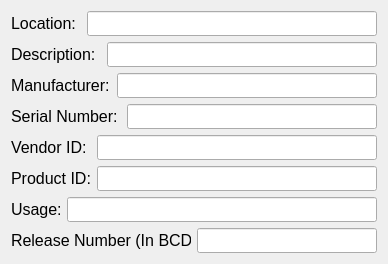
    <widget class="QWidget" name="">
     <property name="geometry">
      <rect>
       <x>290</x>
       <y>40</y>
       <width>370</width>
       <height>260</height>
      </rect>
     </property>
     <layout class="QVBoxLayout" name="verticalLayout_6">
      <item>
       <layout class="QHBoxLayout" name="horizontalLayout_15">
        <item>
         <widget class="QLabel" name="label_13">
          <property name="sizePolicy">
           <sizepolicy hsizetype="Fixed" vsizetype="Fixed">
            <horstretch>0</horstretch>
            <verstretch>0</verstretch>
           </sizepolicy>
          </property>
          <property name="minimumSize">
           <size>
            <width>70</width>
            <height>25</height>
           </size>
          </property>
          <property name="maximumSize">
           <size>
            <width>70</width>
            <height>25</height>
           </size>
          </property>
          <property name="baseSize">
           <size>
            <width>70</width>
            <height>25</height>
           </size>
          </property>
          <property name="font">
           <font>
            <pointsize>12</pointsize>
           </font>
          </property>
          <property name="text">
           <string>Location:</string>
          </property>
         </widget>
        </item>
        <item>
         <widget class="QLineEdit" name="locationLlineEdit">
          <property name="minimumSize">
           <size>
            <width>290</width>
            <height>25</height>
           </size>
          </property>
          <property name="maximumSize">
           <size>
            <width>290</width>
            <height>25</height>
           </size>
          </property>
          <property name="baseSize">
           <size>
            <width>290</width>
            <height>25</height>
           </size>
          </property>
          <property name="font">
           <font>
            <pointsize>10</pointsize>
           </font>
          </property>
          <property name="alignment">
           <set>Qt::AlignmentFlag::AlignRight|Qt::AlignmentFlag::AlignTrailing|Qt::AlignmentFlag::AlignVCenter</set>
          </property>
         </widget>
        </item>
       </layout>
      </item>
      <item>
       <layout class="QHBoxLayout" name="horizontalLayout_16">
        <item>
         <widget class="QLabel" name="label_14">
          <property name="sizePolicy">
           <sizepolicy hsizetype="Fixed" vsizetype="Fixed">
            <horstretch>0</horstretch>
            <verstretch>0</verstretch>
           </sizepolicy>
          </property>
          <property name="minimumSize">
           <size>
            <width>90</width>
            <height>25</height>
           </size>
          </property>
          <property name="maximumSize">
           <size>
            <width>90</width>
            <height>25</height>
           </size>
          </property>
          <property name="baseSize">
           <size>
            <width>90</width>
            <height>25</height>
           </size>
          </property>
          <property name="font">
           <font>
            <pointsize>12</pointsize>
           </font>
          </property>
          <property name="text">
           <string>Description:</string>
          </property>
         </widget>
        </item>
        <item>
         <widget class="QLineEdit" name="descriptionLineEdit">
          <property name="sizePolicy">
           <sizepolicy hsizetype="Fixed" vsizetype="Fixed">
            <horstretch>0</horstretch>
            <verstretch>0</verstretch>
           </sizepolicy>
          </property>
          <property name="minimumSize">
           <size>
            <width>270</width>
            <height>25</height>
           </size>
          </property>
          <property name="maximumSize">
           <size>
            <width>270</width>
            <height>25</height>
           </size>
          </property>
          <property name="baseSize">
           <size>
            <width>270</width>
            <height>25</height>
           </size>
          </property>
          <property name="font">
           <font>
            <pointsize>10</pointsize>
           </font>
          </property>
          <property name="alignment">
           <set>Qt::AlignmentFlag::AlignRight|Qt::AlignmentFlag::AlignTrailing|Qt::AlignmentFlag::AlignVCenter</set>
          </property>
         </widget>
        </item>
       </layout>
      </item>
      <item>
       <layout class="QHBoxLayout" name="horizontalLayout_17">
        <item>
         <widget class="QLabel" name="label_15">
          <property name="sizePolicy">
           <sizepolicy hsizetype="Fixed" vsizetype="Fixed">
            <horstretch>0</horstretch>
            <verstretch>0</verstretch>
           </sizepolicy>
          </property>
          <property name="minimumSize">
           <size>
            <width>100</width>
            <height>25</height>
           </size>
          </property>
          <property name="maximumSize">
           <size>
            <width>100</width>
            <height>25</height>
           </size>
          </property>
          <property name="baseSize">
           <size>
            <width>100</width>
            <height>25</height>
           </size>
          </property>
          <property name="font">
           <font>
            <pointsize>12</pointsize>
           </font>
          </property>
          <property name="text">
           <string>Manufacturer:</string>
          </property>
         </widget>
        </item>
        <item>
         <widget class="QLineEdit" name="manufactureLineEdit">
          <property name="sizePolicy">
           <sizepolicy hsizetype="Fixed" vsizetype="Fixed">
            <horstretch>0</horstretch>
            <verstretch>0</verstretch>
           </sizepolicy>
          </property>
          <property name="minimumSize">
           <size>
            <width>260</width>
            <height>25</height>
           </size>
          </property>
          <property name="maximumSize">
           <size>
            <width>260</width>
            <height>25</height>
           </size>
          </property>
          <property name="baseSize">
           <size>
            <width>260</width>
            <height>25</height>
           </size>
          </property>
          <property name="font">
           <font>
            <pointsize>10</pointsize>
           </font>
          </property>
          <property name="alignment">
           <set>Qt::AlignmentFlag::AlignRight|Qt::AlignmentFlag::AlignTrailing|Qt::AlignmentFlag::AlignVCenter</set>
          </property>
         </widget>
        </item>
       </layout>
      </item>
      <item>
       <layout class="QHBoxLayout" name="horizontalLayout_18">
        <item>
         <widget class="QLabel" name="label_16">
          <property name="sizePolicy">
           <sizepolicy hsizetype="Fixed" vsizetype="Fixed">
            <horstretch>0</horstretch>
            <verstretch>0</verstretch>
           </sizepolicy>
          </property>
          <property name="minimumSize">
           <size>
            <width>110</width>
            <height>25</height>
           </size>
          </property>
          <property name="maximumSize">
           <size>
            <width>110</width>
            <height>25</height>
           </size>
          </property>
          <property name="baseSize">
           <size>
            <width>110</width>
            <height>25</height>
           </size>
          </property>
          <property name="font">
           <font>
            <pointsize>12</pointsize>
           </font>
          </property>
          <property name="text">
           <string>Serial Number:</string>
          </property>
         </widget>
        </item>
        <item>
         <widget class="QLineEdit" name="serialNumLineEdit">
          <property name="sizePolicy">
           <sizepolicy hsizetype="Fixed" vsizetype="Fixed">
            <horstretch>0</horstretch>
            <verstretch>0</verstretch>
           </sizepolicy>
          </property>
          <property name="minimumSize">
           <size>
            <width>250</width>
            <height>25</height>
           </size>
          </property>
          <property name="maximumSize">
           <size>
            <width>250</width>
            <height>25</height>
           </size>
          </property>
          <property name="baseSize">
           <size>
            <width>250</width>
            <height>25</height>
           </size>
          </property>
          <property name="font">
           <font>
            <pointsize>10</pointsize>
           </font>
          </property>
          <property name="alignment">
           <set>Qt::AlignmentFlag::AlignRight|Qt::AlignmentFlag::AlignTrailing|Qt::AlignmentFlag::AlignVCenter</set>
          </property>
         </widget>
        </item>
       </layout>
      </item>
      <item>
       <layout class="QHBoxLayout" name="horizontalLayout_19">
        <item>
         <widget class="QLabel" name="label_17">
          <property name="sizePolicy">
           <sizepolicy hsizetype="Fixed" vsizetype="Fixed">
            <horstretch>0</horstretch>
            <verstretch>0</verstretch>
           </sizepolicy>
          </property>
          <property name="minimumSize">
           <size>
            <width>80</width>
            <height>25</height>
           </size>
          </property>
          <property name="maximumSize">
           <size>
            <width>80</width>
            <height>25</height>
           </size>
          </property>
          <property name="baseSize">
           <size>
            <width>80</width>
            <height>25</height>
           </size>
          </property>
          <property name="font">
           <font>
            <pointsize>12</pointsize>
           </font>
          </property>
          <property name="text">
           <string>Vendor ID:</string>
          </property>
         </widget>
        </item>
        <item>
         <widget class="QLineEdit" name="vendorIDLineEdit">
          <property name="sizePolicy">
           <sizepolicy hsizetype="Fixed" vsizetype="Fixed">
            <horstretch>0</horstretch>
            <verstretch>0</verstretch>
           </sizepolicy>
          </property>
          <property name="minimumSize">
           <size>
            <width>280</width>
            <height>25</height>
           </size>
          </property>
          <property name="maximumSize">
           <size>
            <width>280</width>
            <height>25</height>
           </size>
          </property>
          <property name="baseSize">
           <size>
            <width>280</width>
            <height>25</height>
           </size>
          </property>
          <property name="font">
           <font>
            <pointsize>10</pointsize>
           </font>
          </property>
          <property name="alignment">
           <set>Qt::AlignmentFlag::AlignRight|Qt::AlignmentFlag::AlignTrailing|Qt::AlignmentFlag::AlignVCenter</set>
          </property>
         </widget>
        </item>
       </layout>
      </item>
      <item>
       <layout class="QHBoxLayout" name="horizontalLayout_20">
        <item>
         <widget class="QLabel" name="label_18">
          <property name="sizePolicy">
           <sizepolicy hsizetype="Fixed" vsizetype="Fixed">
            <horstretch>0</horstretch>
            <verstretch>0</verstretch>
           </sizepolicy>
          </property>
          <property name="minimumSize">
           <size>
            <width>80</width>
            <height>25</height>
           </size>
          </property>
          <property name="maximumSize">
           <size>
            <width>80</width>
            <height>25</height>
           </size>
          </property>
          <property name="baseSize">
           <size>
            <width>80</width>
            <height>25</height>
           </size>
          </property>
          <property name="font">
           <font>
            <pointsize>12</pointsize>
           </font>
          </property>
          <property name="text">
           <string>Product ID:</string>
          </property>
         </widget>
        </item>
        <item>
         <widget class="QLineEdit" name="productIDLineEdit">
          <property name="sizePolicy">
           <sizepolicy hsizetype="Fixed" vsizetype="Fixed">
            <horstretch>0</horstretch>
            <verstretch>0</verstretch>
           </sizepolicy>
          </property>
          <property name="minimumSize">
           <size>
            <width>280</width>
            <height>25</height>
           </size>
          </property>
          <property name="maximumSize">
           <size>
            <width>280</width>
            <height>25</height>
           </size>
          </property>
          <property name="baseSize">
           <size>
            <width>280</width>
            <height>25</height>
           </size>
          </property>
          <property name="font">
           <font>
            <pointsize>10</pointsize>
           </font>
          </property>
          <property name="alignment">
           <set>Qt::AlignmentFlag::AlignRight|Qt::AlignmentFlag::AlignTrailing|Qt::AlignmentFlag::AlignVCenter</set>
          </property>
         </widget>
        </item>
       </layout>
      </item>
      <item>
       <layout class="QHBoxLayout" name="horizontalLayout_21">
        <item>
         <widget class="QLabel" name="usageLabel">
          <property name="sizePolicy">
           <sizepolicy hsizetype="Fixed" vsizetype="Fixed">
            <horstretch>0</horstretch>
            <verstretch>0</verstretch>
           </sizepolicy>
          </property>
          <property name="minimumSize">
           <size>
            <width>50</width>
            <height>25</height>
           </size>
          </property>
          <property name="maximumSize">
           <size>
            <width>50</width>
            <height>25</height>
           </size>
          </property>
          <property name="baseSize">
           <size>
            <width>50</width>
            <height>25</height>
           </size>
          </property>
          <property name="font">
           <font>
            <pointsize>12</pointsize>
           </font>
          </property>
          <property name="text">
           <string>Usage:</string>
          </property>
         </widget>
        </item>
        <item>
         <widget class="QLineEdit" name="usageLineEdit">
          <property name="sizePolicy">
           <sizepolicy hsizetype="Fixed" vsizetype="Fixed">
            <horstretch>0</horstretch>
            <verstretch>0</verstretch>
           </sizepolicy>
          </property>
          <property name="minimumSize">
           <size>
            <width>310</width>
            <height>25</height>
           </size>
          </property>
          <property name="maximumSize">
           <size>
            <width>310</width>
            <height>25</height>
           </size>
          </property>
          <property name="baseSize">
           <size>
            <width>310</width>
            <height>25</height>
           </size>
          </property>
          <property name="font">
           <font>
            <pointsize>10</pointsize>
           </font>
          </property>
          <property name="alignment">
           <set>Qt::AlignmentFlag::AlignRight|Qt::AlignmentFlag::AlignTrailing|Qt::AlignmentFlag::AlignVCenter</set>
          </property>
         </widget>
        </item>
       </layout>
      </item>
      <item>
       <layout class="QHBoxLayout" name="horizontalLayout_22">
        <item>
         <widget class="QLabel" name="releaseNumLabel">
          <property name="sizePolicy">
           <sizepolicy hsizetype="Fixed" vsizetype="Fixed">
            <horstretch>0</horstretch>
            <verstretch>0</verstretch>
           </sizepolicy>
          </property>
          <property name="minimumSize">
           <size>
            <width>180</width>
            <height>25</height>
           </size>
          </property>
          <property name="maximumSize">
           <size>
            <width>180</width>
            <height>25</height>
           </size>
          </property>
          <property name="baseSize">
           <size>
            <width>180</width>
            <height>25</height>
           </size>
          </property>
          <property name="font">
           <font>
            <pointsize>12</pointsize>
           </font>
          </property>
          <property name="text">
           <string>Release Number (In BCD):</string>
          </property>
         </widget>
        </item>
        <item>
         <widget class="QLineEdit" name="releaseNumLineEdit">
          <property name="sizePolicy">
           <sizepolicy hsizetype="Fixed" vsizetype="Fixed">
            <horstretch>0</horstretch>
            <verstretch>0</verstretch>
           </sizepolicy>
          </property>
          <property name="minimumSize">
           <size>
            <width>180</width>
            <height>25</height>
           </size>
          </property>
          <property name="maximumSize">
           <size>
            <width>180</width>
            <height>25</height>
           </size>
          </property>
          <property name="baseSize">
           <size>
            <width>180</width>
            <height>25</height>
           </size>
          </property>
          <property name="font">
           <font>
            <pointsize>10</pointsize>
           </font>
          </property>
          <property name="alignment">
           <set>Qt::AlignmentFlag::AlignRight|Qt::AlignmentFlag::AlignTrailing|Qt::AlignmentFlag::AlignVCenter</set>
          </property>
         </widget>
        </item>
       </layout>
      </item>
     </layout>
    </widget>
